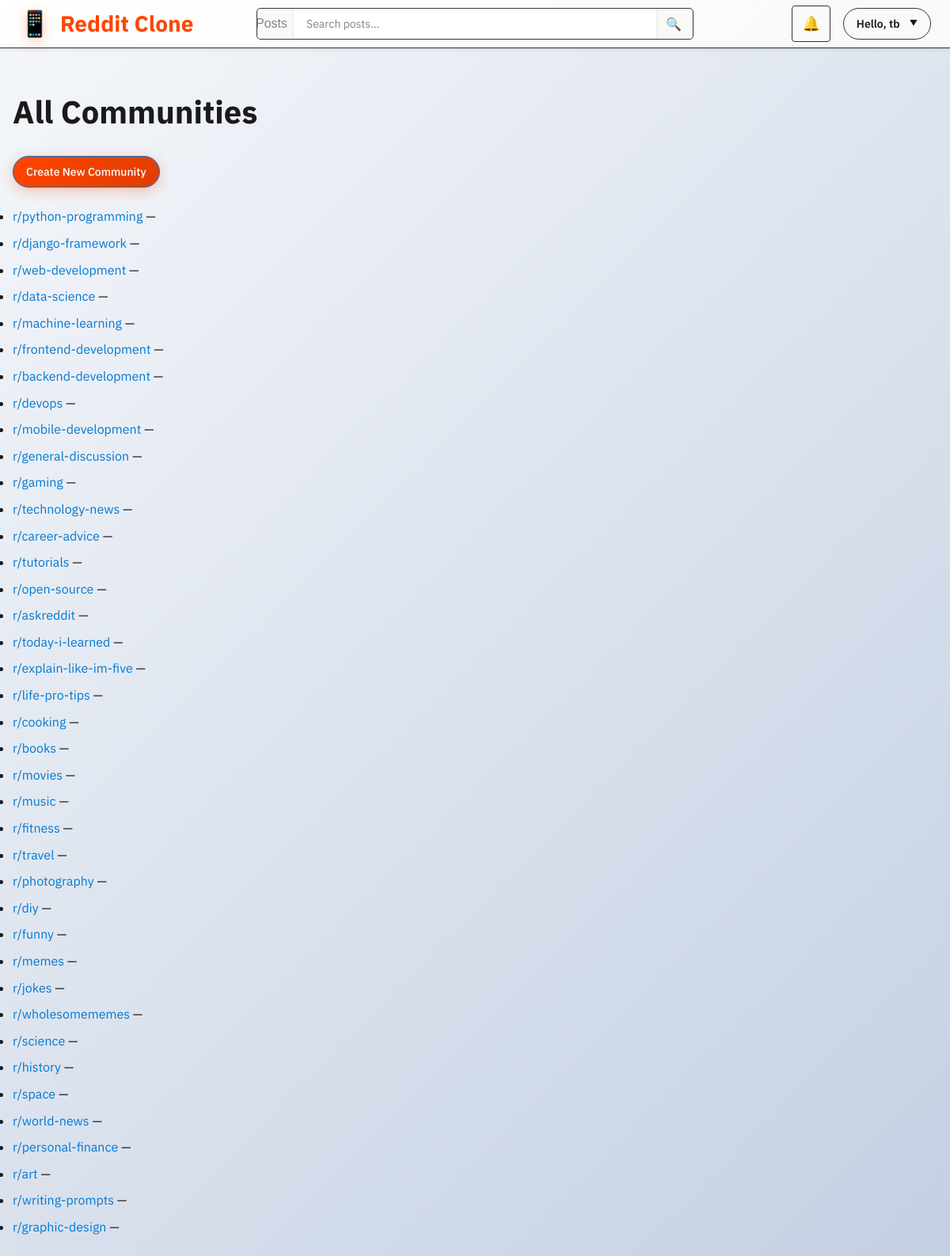
The page /communities/ (signed in) on the database its author committed.
### posts/models.py (models this page shows, shortened)
class Community(models.Model):
    name = models.CharField(max_length=100, unique=True)
    slug = models.SlugField(max_length=100, unique=True, blank=True)
    description = models.TextField(blank=True)
    owner       = models.ForeignKey(settings.AUTH_USER_MODEL,
                                    on_delete=models.CASCADE,
                                    related_name='owned_communities')
    created_at = models.DateTimeField(auto_now_add=True, null=True, blank=True)

### posts/views.py (the view)
# urls.py: path('communities/', views.community_list, name='community_list'),
def community_list(request):
    communities = Community.objects.all().order_by('-created_at')
    return render(request, 'posts/community_list.html', {'communities': communities})

### posts/templates/posts/community_list.html
{% extends 'posts/base.html' %}
{% block content %}
{% load static %}
<link rel="stylesheet" href="{% static 'posts/css/community_style.css' %}">
<div class="container mx-auto py-6">
  <h1 class="text-2xl font-bold mb-4">All Communities</h1>
  <a href="{% url 'posts:community_create' %}" class="btn btn-primary mb-4">Create New Community</a>
  <ul class="list-disc pl-5">
    {% for community in communities %}
      <li class="mb-2">
        <a href="{% url 'posts:community_detail' community.slug %}" class="text-blue-600 hover:underline">
          r/{{ community.slug }}
        </a>
        &mdash; {{ community.description|truncatechars:80 }}
      </li>
    {% empty %}
      <li>No communities yet. <a href="{% url 'posts:community_create' %}">Be the first!</a></li>
    {% endfor %}
  </ul>
</div>
{% endblock %}

### posts/templates/posts/base.html (shortened to what this page needs)
{% load static %}
<!DOCTYPE html>
<html lang="en">
<head>
  <link rel="stylesheet" href="{% static 'posts/css/style.css' %}">
</head>
<body>
  <header class="header">
    <div class="header-content">
      <a class="logo" href="{% url 'posts:post_list' %}">
        <span class="logo-icon">📱</span>
        Reddit Clone
      </a>
      <div class="unified-search">
        <div class="search-container">
          <form class="search-form" id="searchForm" method="get">
            <button type="button" class="search-type-selector" id="searchTypeSelector">
              <span id="searchTypeText">Posts</span>
            </button>
            <input type="text" class="search-input" id="searchInput"
                  placeholder="Search posts..."
                  value="{{ request.GET.q|default:'' }}"
                  name="q">
            <button type="submit" class="search-btn">🔍</button>
          </form>
        </div>
      </div>
      <nav class="nav-right">
        {% if user.is_authenticated %}
          <div class="dropdown position-relative">
            <a href="#" class="notification-toggle position-relative nav-btn">
                🔔
            </a>
          </div>
          <div class="user-menu" id="userMenu">
            <div class="user-greeting">Hello, {{ user.username }}</div>
          </div>
        {% else %}
          <a href="{% url 'login' %}" class="nav-btn">Log In</a>
          <a href="{% url 'posts:register' %}" class="nav-btn">Sign Up</a>
        {% endif %}
      </nav>
    </div>
  </header>
  <main class="main-content">
    <div class="container">
      {% block content %}{% endblock %}
    </div>
  </main>
</body>
</html>

### posts/static/posts/css/style.css (style rules this page uses)
* { margin: 0; padding: 0; box-sizing: border-box; }
body { background: linear-gradient(135deg, #f5f7fa 0%, #c3cfe2 100%); font-family: -apple-system, BlinkMacSystemFont, "Segoe UI", Roboto, Oxygen-Sans, Ubuntu, Cantarell, "Helvetica Neue", sans-serif; line-height: 1.6; color: #1a1a1b; min-height: 100vh; }
.header { background: linear-gradient(135deg, #ffffff 0%, #f8f9fa 100%); border-bottom: 1px solid #343536; position: sticky; top: 0; z-index: 1000; box-shadow: 0 2px 4px rgba(0,0,0,0.1); }
.header-content { max-width: 1400px; margin: 0 auto; padding: 0 24px; display: grid; grid-template-columns: 1fr 2fr 1fr; align-items: center; height: 60px; gap: 24px; }
.logo { color: #ff4500; font-size: 28px; font-weight: 800; text-decoration: none; display: flex; align-items: center; justify-self: start; transition: all 0.3s cubic-bezier(0.4, 0, 0.2, 1); position: relative; }
.logo-icon { margin-right: 12px; font-size: 32px; filter: drop-shadow(0 4px 8px rgba(255,69,0,0.3)); transition: all 0.3s ease; }
.search-form { position: relative; display: flex; align-items: center; background-color: rgb(250, 249, 246); border: 1px solid #343536; border-radius: 5px; overflow: hidden; transition: border-color 0.2s ease, box-shadow 0.2s ease; justify-self: center; width: 100%; max-width: 600px; height: 40px; }
.search-form input { flex: 1; padding: 8px 16px; border: none; outline: none; font-size: 14px; background: transparent; color: #1c1c1c; font-weight: 400; font-family: inherit; }
.search-form input::placeholder { color: #818384; font-weight: 400; }
.search-form button { background: transparent; border: none; padding: 0; width: 40px; height: 40px; cursor: pointer; color: #818384; font-size: 16px; display: flex; align-items: center; justify-content: center; transition: all 0.2s ease; border-radius: 4px; margin-right: 4px; }
.nav-right { display: flex; align-items: center; gap: 16px; justify-self: end; }
.nav-btn { color: #1a1a1b; text-decoration: none; padding: 8px 16px; border-radius: 20px; font-size: 14px; font-weight: 600; transition: all 0.2s ease; white-space: nowrap; border: 1px solid #343536; background: transparent; }
.user-menu { position: relative; display: inline-block; cursor: pointer; }
.user-menu .user-greeting { color: #1a1a1b; font-size: 14px; font-weight: 600; padding: 8px 16px; border-radius: 20px; transition: all 0.2s ease; display: flex; align-items: center; gap: 8px; border: 1px solid #343536; background: transparent; }
.user-menu .user-greeting::after { content: "▼"; font-size: 10px; transition: transform 0.3s ease; margin-left: 4px; }
.btn { background: linear-gradient(135deg, #ff4500 0%, #e03d00 100%); color: white; border: none; padding: 12px 24px; border-radius: 25px; font-size: 14px; font-weight: 600; cursor: pointer; text-decoration: none; display: inline-block; transition: all 0.3s ease; box-shadow: 0 4px 16px rgba(255,69,0,0.3); }
.notification-toggle { position: relative; display: inline-block; padding: 8px 12px; text-decoration: none; font-size: 18px; color: #333; border-radius: 4px; transition: background-color 0.2s; }
.search-type-selector { position: relative; overflow: hidden; }
.search-type-selector::before { content: ''; position: absolute; top: 0; left: -100%; width: 100%; height: 100%; background: linear-gradient(90deg, transparent, rgba(255,255,255,0.2), transparent); transition: left 0.5s; }

### rows shown on the page
Community: slug "python-programming"
Community: slug "django-framework"
Community: slug "web-development"
Community: slug "data-science"
Community: slug "machine-learning"
Community: slug "frontend-development"
Community: slug "backend-development"
Community: slug "devops"
Community: slug "mobile-development"
Community: slug "general-discussion"
Community: slug "gaming"
Community: slug "technology-news"
Community: slug "career-advice"
Community: slug "tutorials"
Community: slug "open-source"
Community: slug "askreddit"
Community: slug "today-i-learned"
Community: slug "explain-like-im-five"
Community: slug "life-pro-tips"
Community: slug "cooking"
Community: slug "books"
Community: slug "movies"
Community: slug "music"
Community: slug "fitness"
Community: slug "travel"
Community: slug "photography"
Community: slug "diy"
Community: slug "funny"
Community: slug "memes"
Community: slug "jokes"
Community: slug "wholesomememes"
Community: slug "science"
Community: slug "history"
Community: slug "space"
Community: slug "world-news"
Community: slug "personal-finance"
Community: slug "art"
Community: slug "writing-prompts"
Community: slug "graphic-design"

### other values the page prints
{{ user.username }} "tb"
